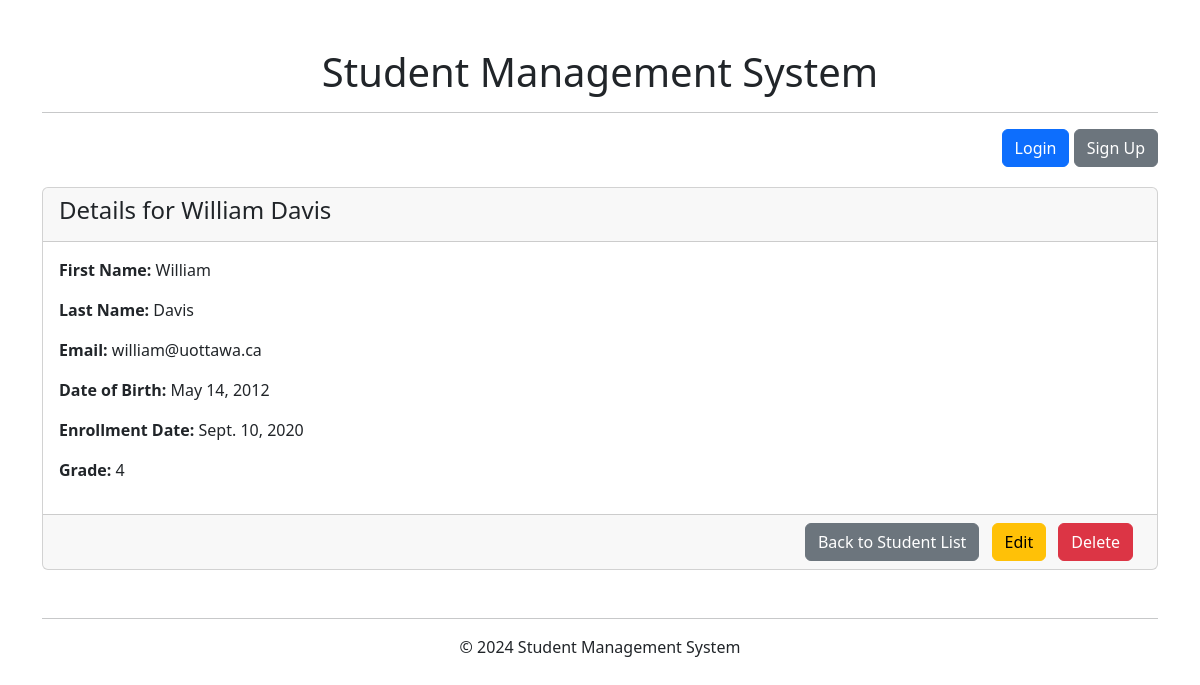
Screenshot of /student/25/detail/ with the database file from the repository.
### student/models.py (models this page shows, shortened)
class Student(models.Model):
    first_name = models.CharField(max_length=100)
    last_name = models.CharField(max_length=100)
    email = models.EmailField()
    date_of_birth = models.DateField()
    enrollment_date = models.DateField()
    grade = models.IntegerField()

### student/views.py (the view)
# urls.py: path("student/<int:pk>/detail/", views.student_detail, name="student_detail"),
def student_detail(request, pk):
    student = Student.objects.get(pk=pk)
    return render(request, 'student/detail.html', {'student': student})

### student/templates/student/detail.html (shortened to what this page needs)
{% extends 'base.html' %}
{% block content %}
{% block student %}
<div class="card">
    <div class="card-header">
        <h4>Details for {{ student.first_name }} {{ student.last_name }}</h4>
    </div>
    <div class="card-body">
        <p><strong>First Name:</strong> {{ student.first_name }}</p>
        <p><strong>Last Name:</strong> {{ student.last_name }}</p>
        <p><strong>Email:</strong> {{ student.email }}</p>
        <p><strong>Date of Birth:</strong> {{ student.date_of_birth }}</p>
        <p><strong>Enrollment Date:</strong> {{ student.enrollment_date }}</p>
        <p><strong>Grade:</strong> {{ student.grade }}</p>
    </div>
    <div class="card-footer text-end">
        <a href="{% url 'student_index' %}" class="btn btn-secondary me-2">Back to Student List</a>
        <a href="{% url 'student_edit' student.pk %}" class="btn btn-warning me-2">Edit</a>
        <a href="{% url 'student_delete' student.pk %}" class="btn btn-danger me-2">Delete</a>
    </div>
    {% endblock %}
</div>
{% endblock %}

### rows the page displays
Student: first_name "William", last_name "Davis", email "william@uottawa.ca", date_of_birth "May 14, 2012", enrollment_date "Sept. 10, 2020", grade "4"
